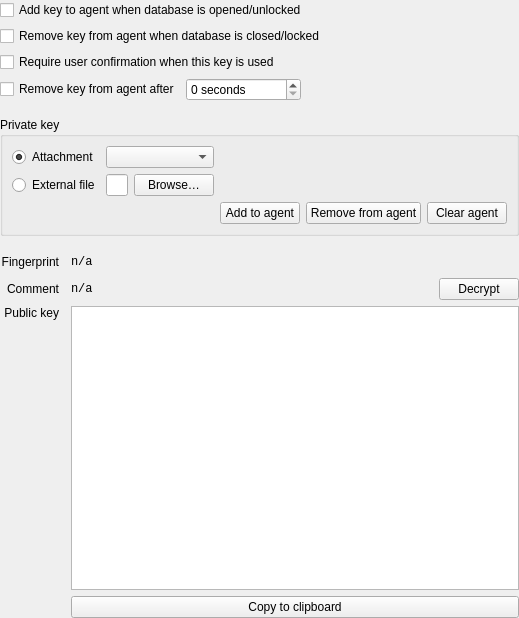
<?xml version="1.0" encoding="UTF-8"?>
<ui version="4.0">
 <class>EditEntryWidgetSSHAgent</class>
 <widget class="QWidget" name="EditEntryWidgetSSHAgent">
  <property name="geometry">
   <rect>
    <x>0</x>
    <y>0</y>
    <width>452</width>
    <height>618</height>
   </rect>
  </property>
  <property name="windowTitle">
   <string>Form</string>
  </property>
  <layout class="QGridLayout" name="gridLayout">
   <property name="leftMargin">
    <number>0</number>
   </property>
   <property name="topMargin">
    <number>0</number>
   </property>
   <property name="rightMargin">
    <number>0</number>
   </property>
   <property name="bottomMargin">
    <number>0</number>
   </property>
   <item row="1" column="1" colspan="4">
    <widget class="QCheckBox" name="removeKeyFromAgentCheckBox">
     <property name="text">
      <string>Remove key from agent when database is closed/locked</string>
     </property>
    </widget>
   </item>
   <item row="14" column="1">
    <widget class="QLabel" name="commentLabel">
     <property name="text">
      <string>Comment</string>
     </property>
     <property name="alignment">
      <set>Qt::AlignRight|Qt::AlignTrailing|Qt::AlignVCenter</set>
     </property>
    </widget>
   </item>
   <item row="0" column="1" colspan="4">
    <widget class="QCheckBox" name="addKeyToAgentCheckBox">
     <property name="text">
      <string>Add key to agent when database is opened/unlocked</string>
     </property>
    </widget>
   </item>
   <item row="15" column="3" colspan="2">
    <widget class="QPlainTextEdit" name="publicKeyEdit">
     <property name="font">
      <font>
       <family>Monospace</family>
      </font>
     </property>
     <property name="readOnly">
      <bool>true</bool>
     </property>
    </widget>
   </item>
   <item row="14" column="4">
    <widget class="QPushButton" name="decryptButton">
     <property name="text">
      <string>Decrypt</string>
     </property>
    </widget>
   </item>
   <item row="4" column="1">
    <spacer name="verticalSpacer">
     <property name="orientation">
      <enum>Qt::Vertical</enum>
     </property>
     <property name="sizeType">
      <enum>QSizePolicy::Fixed</enum>
     </property>
     <property name="sizeHint" stdset="0">
      <size>
       <width>20</width>
       <height>10</height>
      </size>
     </property>
    </spacer>
   </item>
   <item row="13" column="1">
    <widget class="QLabel" name="fingerprintLabel">
     <property name="text">
      <string>Fingerprint</string>
     </property>
     <property name="alignment">
      <set>Qt::AlignRight|Qt::AlignTrailing|Qt::AlignVCenter</set>
     </property>
    </widget>
   </item>
   <item row="16" column="3" colspan="2">
    <widget class="QPushButton" name="copyToClipboardButton">
     <property name="text">
      <string>Copy to clipboard</string>
     </property>
    </widget>
   </item>
   <item row="15" column="1">
    <widget class="QLabel" name="publicKeyLabel">
     <property name="text">
      <string>Public key</string>
     </property>
     <property name="alignment">
      <set>Qt::AlignRight|Qt::AlignTop|Qt::AlignTrailing</set>
     </property>
    </widget>
   </item>
   <item row="5" column="1" colspan="4">
    <widget class="QGroupBox" name="privateKeyGroupBox">
     <property name="title">
      <string>Private key</string>
     </property>
     <layout class="QGridLayout" name="gridLayout_3">
      <item row="3" column="0">
       <widget class="QRadioButton" name="externalFileRadioButton">
        <property name="text">
         <string>External file</string>
        </property>
       </widget>
      </item>
      <item row="3" column="2">
       <widget class="QPushButton" name="browseButton">
        <property name="accessibleName">
         <string>Browser for key file</string>
        </property>
        <property name="text">
         <string extracomment="Button for opening file dialog">Browse…</string>
        </property>
       </widget>
      </item>
      <item row="0" column="0">
       <widget class="QRadioButton" name="attachmentRadioButton">
        <property name="text">
         <string>Attachment</string>
        </property>
        <property name="checked">
         <bool>true</bool>
        </property>
       </widget>
      </item>
      <item row="3" column="1">
       <widget class="QLineEdit" name="externalFileEdit">
        <property name="focusPolicy">
         <enum>Qt::ClickFocus</enum>
        </property>
        <property name="accessibleName">
         <string>External key file</string>
        </property>
       </widget>
      </item>
      <item row="4" column="3">
       <layout class="QHBoxLayout" name="agentActionsLayout" stretch="0,0,0">
        <item>
         <widget class="QPushButton" name="addToAgentButton">
          <property name="text">
           <string>Add to agent</string>
          </property>
         </widget>
        </item>
        <item>
         <widget class="QPushButton" name="removeFromAgentButton">
          <property name="text">
           <string>Remove from agent</string>
          </property>
         </widget>
        </item>
        <item>
         <widget class="QPushButton" name="clearAgentButton">
          <property name="text">
           <string>Clear agent</string>
          </property>
         </widget>
        </item>
       </layout>
      </item>
      <item row="0" column="1" colspan="2">
       <widget class="QComboBox" name="attachmentComboBox">
        <property name="sizePolicy">
         <sizepolicy hsizetype="Expanding" vsizetype="Fixed">
          <horstretch>0</horstretch>
          <verstretch>0</verstretch>
         </sizepolicy>
        </property>
        <property name="accessibleName">
         <string>Select attachment file</string>
        </property>
        <property name="editable">
         <bool>false</bool>
        </property>
       </widget>
      </item>
     </layout>
    </widget>
   </item>
   <item row="2" column="1" colspan="4">
    <widget class="QCheckBox" name="requireUserConfirmationCheckBox">
     <property name="text">
      <string>Require user confirmation when this key is used</string>
     </property>
    </widget>
   </item>
   <item row="14" column="3">
    <layout class="QHBoxLayout" name="horizontalLayout_4">
     <item>
      <widget class="QLabel" name="commentTextLabel">
       <property name="font">
        <font>
         <family>Monospace</family>
        </font>
       </property>
       <property name="text">
        <string>n/a</string>
       </property>
       <property name="textInteractionFlags">
        <set>Qt::TextSelectableByKeyboard|Qt::TextSelectableByMouse</set>
       </property>
      </widget>
     </item>
     <item>
      <spacer name="horizontalSpacer">
       <property name="orientation">
        <enum>Qt::Horizontal</enum>
       </property>
       <property name="sizeHint" stdset="0">
        <size>
         <width>40</width>
         <height>20</height>
        </size>
       </property>
      </spacer>
     </item>
    </layout>
   </item>
   <item row="3" column="1" colspan="4">
    <layout class="QHBoxLayout" name="removeKeyLayout">
     <item>
      <widget class="QCheckBox" name="lifetimeCheckBox">
       <property name="text">
        <string>Remove key from agent after</string>
       </property>
      </widget>
     </item>
     <item>
      <widget class="QSpinBox" name="lifetimeSpinBox">
       <property name="accessibleName">
        <string>Remove key from agent after specified seconds</string>
       </property>
       <property name="suffix">
        <string> seconds</string>
       </property>
       <property name="maximum">
        <number>999999999</number>
       </property>
      </widget>
     </item>
     <item>
      <spacer name="removeKeySpacer">
       <property name="orientation">
        <enum>Qt::Horizontal</enum>
       </property>
       <property name="sizeHint" stdset="0">
        <size>
         <width>40</width>
         <height>20</height>
        </size>
       </property>
      </spacer>
     </item>
    </layout>
   </item>
   <item row="13" column="3" colspan="2">
    <layout class="QHBoxLayout" name="horizontalLayout">
     <item>
      <widget class="QLabel" name="fingerprintTextLabel">
       <property name="font">
        <font>
         <family>Monospace</family>
        </font>
       </property>
       <property name="text">
        <string>n/a</string>
       </property>
       <property name="textInteractionFlags">
        <set>Qt::TextSelectableByKeyboard|Qt::TextSelectableByMouse</set>
       </property>
      </widget>
     </item>
     <item>
      <spacer name="horizontalSpacer_2">
       <property name="orientation">
        <enum>Qt::Horizontal</enum>
       </property>
       <property name="sizeHint" stdset="0">
        <size>
         <width>40</width>
         <height>20</height>
        </size>
       </property>
      </spacer>
     </item>
    </layout>
   </item>
   <item row="12" column="3">
    <spacer name="verticalSpacer_2">
     <property name="orientation">
      <enum>Qt::Vertical</enum>
     </property>
     <property name="sizeType">
      <enum>QSizePolicy::Fixed</enum>
     </property>
     <property name="sizeHint" stdset="0">
      <size>
       <width>20</width>
       <height>10</height>
      </size>
     </property>
    </spacer>
   </item>
  </layout>
 </widget>
 <tabstops>
  <tabstop>addKeyToAgentCheckBox</tabstop>
  <tabstop>removeKeyFromAgentCheckBox</tabstop>
  <tabstop>requireUserConfirmationCheckBox</tabstop>
  <tabstop>lifetimeCheckBox</tabstop>
  <tabstop>lifetimeSpinBox</tabstop>
  <tabstop>attachmentRadioButton</tabstop>
  <tabstop>attachmentComboBox</tabstop>
  <tabstop>externalFileRadioButton</tabstop>
  <tabstop>browseButton</tabstop>
  <tabstop>addToAgentButton</tabstop>
  <tabstop>removeFromAgentButton</tabstop>
  <tabstop>decryptButton</tabstop>
  <tabstop>publicKeyEdit</tabstop>
  <tabstop>copyToClipboardButton</tabstop>
 </tabstops>
 <resources/>
 <connections/>
</ui>
